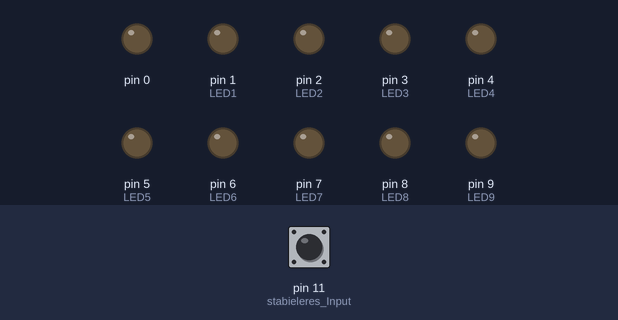
Simulated run of this sketch. Board: Arduino Uno, built with avr-gcc and run on an emulated ATmega328P. On the bench: output pins drawn as LEDs (lit = HIGH). The inputs (shaded band) are chosen by the test bench; at power-on: pin 11 (stabieleres_Input) HIGH.

Above: at 6.6 s.
6.7 s: pin 11 (stabieleres_Input) pulled LOW for 0.15 s
At 7.7 s:
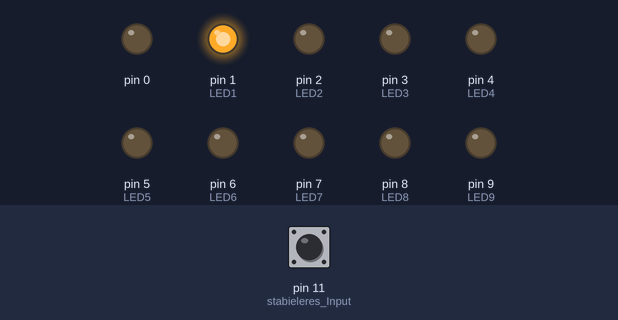
8.3 s: pin 11 (stabieleres_Input) pulled LOW for 1 s
At 8.9 s:
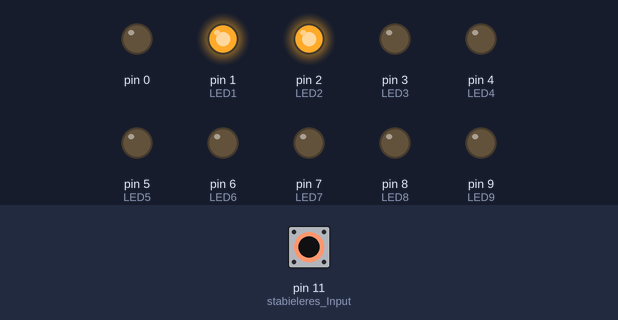
10.8 s: pin 11 (stabieleres_Input) pulled LOW for 0.15 s
At 12.0 s:
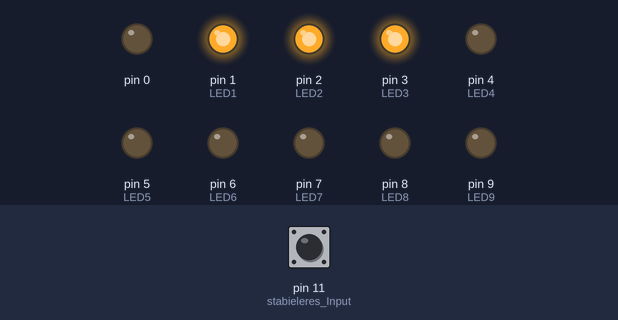
12.4 s: pin 11 (stabieleres_Input) pulled LOW for 3.2 s
At 13.2 s:
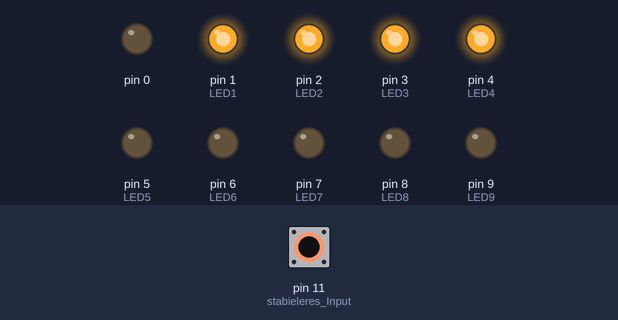
17.1 s: pin 11 (stabieleres_Input) pulled LOW for 0.15 s
At 18.0 s:
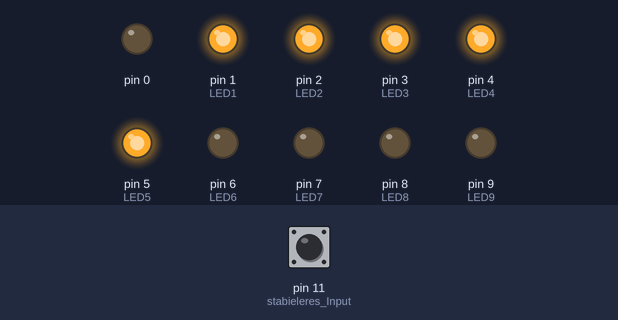
18.7 s: pin 11 (stabieleres_Input) pulled LOW for 1 s
At 19.2 s:
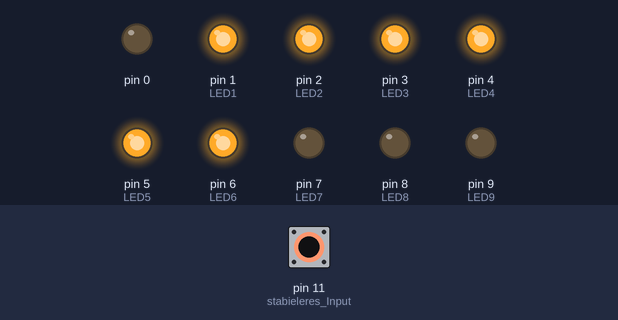
Timing chart, 0 to 21.7 s (numbered marks = the images above; inputs shaded):
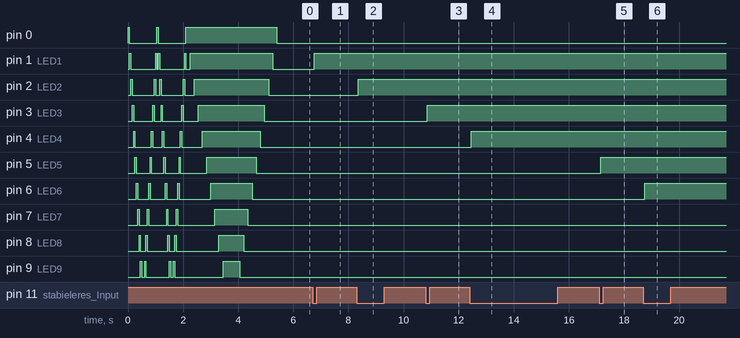

Measured:
- after the input at 6.7 s, pin 1 (LED1): LOW → HIGH after 0.05 s
- after the input at 8.3 s, pin 2 (LED2): LOW → HIGH after 0.05 s
- after the input at 10.8 s, pin 3 (LED3): LOW → HIGH after 0.05 s
- after the input at 12.4 s, pin 4 (LED4): LOW → HIGH after 0.05 s
- after the input at 17.1 s, pin 5 (LED5): LOW → HIGH after 0.05 s
- after the input at 18.7 s, pin 6 (LED6): LOW → HIGH after 0.05 s

The sketch:

Tischkicker.ino
```cpp
#define LED1 1
#define LED2 2
#define LED3 3
#define LED4 4
#define LED5 5
#define LED6 6
#define LED7 7
#define LED8 8
#define LED9 9
#define LED10 10

int Torstand = 0;
int neu;
int alt = LOW;
int zustand;

int led9state = LOW;             // ledState used to set the LED

unsigned long lastDebounceTime = 0;  // the last time the output pin was toggled
unsigned long debounceDelay = 50;    // the debounce time; increase if the output flickers

unsigned long previousMillis = 0;        // will store last time LED was updated

// constants won't change:
const long interval = 500;           // interval at which to blink (milliseconds)
unsigned long currentMillis = millis();


void setup() {
  // put your setup code here, to run once:
  /*Startschleife*/
  for (int i = 0; i <= 1; i++) { //2 mal blinkend durchlaufen

    for (int i = 0; i <= 10; i++) {
      pinMode (i, OUTPUT);
      digitalWrite(i, HIGH);
      delay(50);
      if (i == 10) {
        pinMode(i, INPUT);
      }
      else {
        digitalWrite(i, LOW);
      }
    }

    for (int i = 10; i >= 1; i--) {
      pinMode (i, OUTPUT);
      digitalWrite(i, HIGH);
      delay(50);
      if (i == 10) {
        pinMode(i, INPUT);
      }
      else {
        digitalWrite(i, LOW);
      }
    }
  }
  for (int i = 0; i <= 10; i++) { //Leuchtend durchlaufen und wieder erlischen
    pinMode (i, OUTPUT);
    digitalWrite(i, HIGH);
    delay(150);
  }
  for (int i = 10; i >= 0; i--) {
    pinMode (i, OUTPUT);
    delay(150);
    if (i == 10) {
      pinMode(i, INPUT);
    }
    else {
      digitalWrite(i, LOW);
    }
    digitalWrite(i, LOW);
  }
  pinMode(11, INPUT_PULLUP); //stabieleres Input

}

void loop() {
  // put your main code here, to run repeatedly:
  neu = digitalRead(11);

  if (neu != alt) {
    // reset the debouncing timer
    lastDebounceTime = millis();
  }


  if ((millis() - lastDebounceTime) > debounceDelay) { //Input Pullup ungedrückt eine 1, normales input gibt ungedrückt eine 0, entweder ==0 oder invertieren mit ! vor digitalRead
    if (neu != zustand) {
      zustand = neu;
      // reset the debouncing timer
      if (zustand == 0) {
        Torstand ++;

      }
    }
  }
  alt = neu;
  Torzahl(Torstand);
}

void Torzahl(int a) {
  switch (a) {
    case 0:  for (int i = 10; i >= 0; i--) {
        if (i == 10) {
          pinMode(i, INPUT);
        }
        else {
          digitalWrite(i, LOW);
        }
      }
      break;
    case 1: digitalWrite(LED1, HIGH);
      break;
    case 2: digitalWrite(LED2, HIGH);
      break;
    case 3: digitalWrite(LED3, HIGH);
      break;
    case 4: digitalWrite(LED4, HIGH);
      break;
    case 5: digitalWrite(LED5, HIGH);
      break;
    case 6: digitalWrite(LED6, HIGH);
      break;
    case 7: digitalWrite(LED7, HIGH);
      break;
    case 8: digitalWrite(LED8, HIGH);
      break;
    case 9: currentMillis = millis();
      if (currentMillis - previousMillis >= interval) {
        // save the last time you blinked the LED
        previousMillis = currentMillis;

        // if the LED is off turn it on and vice-versa:
        if (led9state == LOW) {
          led9state = HIGH;
        } else {
          led9state = LOW;
        }
      }
      digitalWrite(LED9, led9state);
      break;
    case 10:


      for (int f = 0; f <= 10; f++) { //Leuchtend durchlaufen und wieder erlischen
        if (f == 10) {
          pinMode (LED10, OUTPUT);
        }
        digitalWrite(f, HIGH);
      }


      delay(interval / 2); //Intervallzeit sieg

      for (int r = 0; r <= 10; r++) { //Leuchtend durchlaufen und wieder erlischen
        if (r == 10) {
          pinMode (LED10, INPUT);
        }
        else {
          digitalWrite(r, LOW);
        }
      }
      delay(interval / 3); //Intervallzeit sieg
      break;
    default:
      break;
  }
}
```
